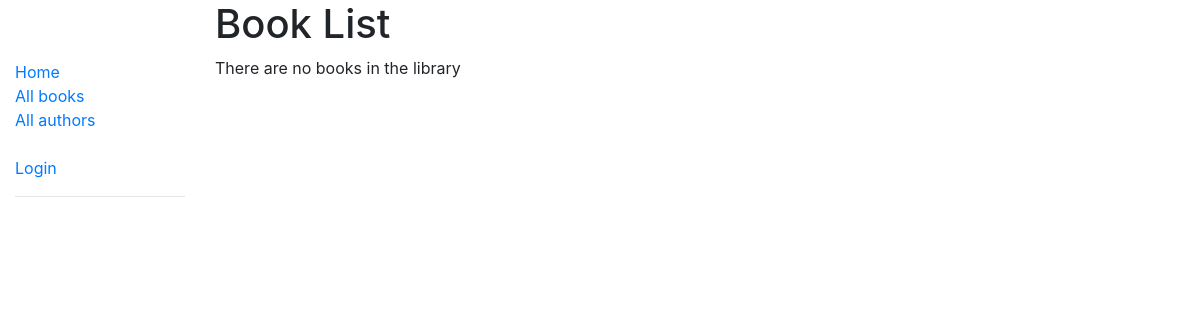
Page /catalog/books/ on the earlier database version.
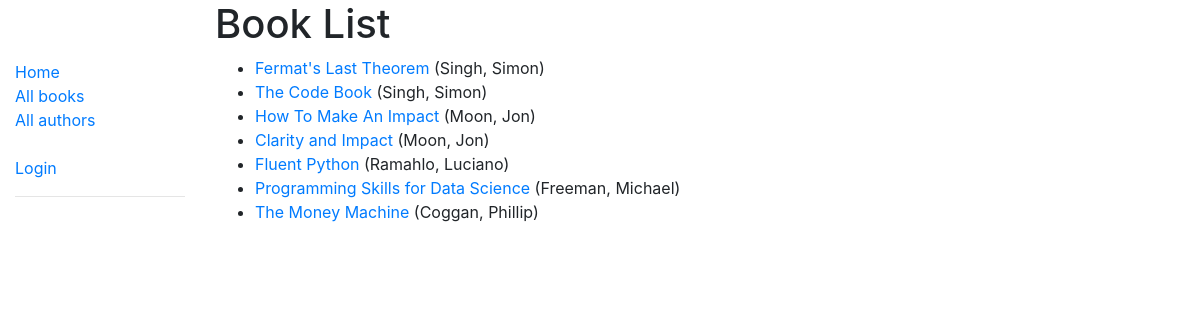
Same page on the later database version.
### catalog/models.py (models this page shows, shortened)
class Book(models.Model):
    title = models.CharField(max_length=200)
    author = models.ForeignKey("Author", on_delete=models.SET_NULL, null = True)
    summary = models.TextField(max_length = 1000
            , help_text = "Enter a brief description of the book")
    isbn = models.CharField("ISBN", max_length= 13
            , help_text = '13 character <a href="https://www.isbn-international.org/content/what-isbn">ISBN number</a>')
    genre = models.ManyToManyField(Genre, help_text = "Select a genre for the book")
    language = models.ForeignKey('Language', on_delete = models.SET_NULL, null=True)
    def get_absolute_url(self):
        return reverse('book-detail', args=[str(self.id)])
    def display_genre(self):
        """Create a string for the Genre. This is required to display genre in Admin."""
        return ', '.join(genre.name for genre in self.genre.all()[:3])
    display_genre.short_description = 'Genre'

class Author(models.Model):
    first_name = models.CharField(max_length = 100)
    last_name = models.CharField(max_length = 100)
    date_of_birth = models.DateField(null = True, blank = True)
    date_of_death = models.DateField('Died', null = True, blank = True)
    class Meta:
        ordering = ['last_name', 'first_name']
    def __str__(self):
        return f"{self.last_name}, {self.first_name}"

### catalog/views.py (the view)
# urls.py: , path("books/", views.BookListView.as_view(), name='books')
class BookListView(generic.ListView):
    model = Book

### catalog/templates/catalog/book_list.html (shortened to what this page needs)
{% extends "base_generic.html" %}
{% block content %}
  <h1>Book List</h1>
  {% if book_list %}
  <ul>
    {% for book in book_list %}
    <li>
      <a href="{{ book.get_absolute_url }}">{{ book.title }}<a> ({{ book.author }})
    </li>
    {% endfor %}
  </ul>
  {% else %}
    <p>There are no books in the library</p>
  {% endif %}
{% endblock %}

### catalog/templates/base_generic.html (shortened to what this page needs)
<!DOCTYPE html>
<html lang="en">
<head>
  <link rel="stylesheet" href="https://stackpath.bootstrapcdn.com/bootstrap/4.1.3/css/bootstrap.min.css"
>
  {% load static %}
  <link rel="stylesheet" href="{% static 'css/styles.css' %}">
</head>
<body>
  <div class="container-fluid">
    <div class="row">
      <div class="col-sm-2">
      {% block sidebar %}
        <ul class="sidebar-nav">
          <li><a href="{% url 'index' %}">Home</a></li>
          <li><a href="{% url 'books' %}">All books</a></li>
          <li><a href="{% url 'authors' %}">All authors</a></li>
          <br>
        {% if user.is_authenticated %}
          <li>User: {{ user.get_username }}</li>
          <li><a href="{% url 'my-borrowed' %}">My borrowed</a></li>
          <li><a href="{% url 'logout' %}?next={{request.path}}">Logout</a></li>
        {% else %}
          <li><a href="{% url 'login' %}?next={{request.path}}">Login</a></li>
        {% endif %}
          <hr>
        </ul>
      {% endblock %}
      </div>
      <div class="col-sm-10">{% block content %}{% endblock %}</div>
    </div>
  </div>
</body>
</html>

### catalog/static/css/styles.css (style rules this page uses)
.sidebar-nav { margin-top: 60px; padding: 0; list-style: none; }

Differences in the rows shown:
added Book: title "Fermat's Last Theorem", author "Singh, Simon"
added Book: title "The Code Book", author "Singh, Simon"
added Book: title "How To Make An Impact", author "Moon, Jon"
added Book: title "Clarity and Impact", author "Moon, Jon"
added Book: title "Fluent Python", author "Ramahlo, Luciano"
added Book: title "Programming Skills for Data Science", author "Freeman, Michael"
added Book: title "The Money Machine", author "Coggan, Phillip"
Other differences:
text no longer shown: "There are no books in the library"
